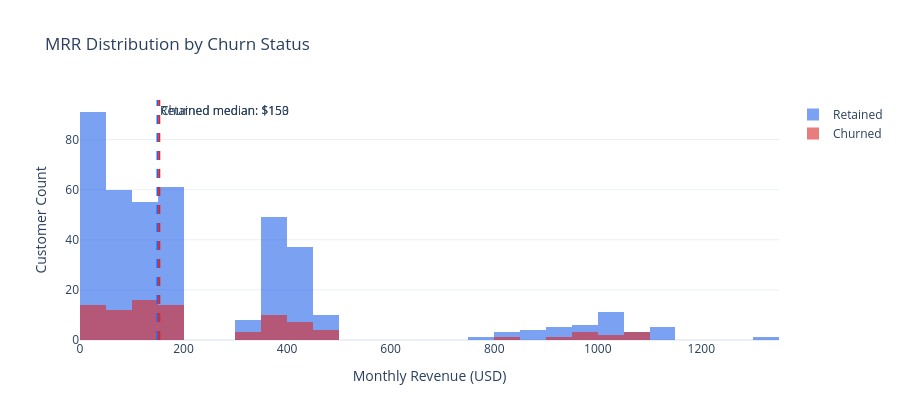

Notebook code cell kept with this figure:
### Code cell
def plot_mrr_distribution(customers_df: pd.DataFrame) -> None:
    """Plot overlapping MRR histograms split by churn status.

    Annotates median MRR per group and flags inverted MRR-churn relationships.

    Parameters
    ----------
    customers_df : pd.DataFrame
        Customer DataFrame with 'monthly_revenue' and 'is_churned' columns.
    """
    retained = customers_df[customers_df["is_churned"] == 0]["monthly_revenue"].dropna()
    churned = customers_df[customers_df["is_churned"] == 1]["monthly_revenue"].dropna()

    fig = go.Figure()
    fig.add_trace(go.Histogram(
        x=retained, name="Retained", marker_color="#2563EB",
        opacity=0.6, nbinsx=30,
    ))
    fig.add_trace(go.Histogram(
        x=churned, name="Churned", marker_color="#DC2626",
        opacity=0.6, nbinsx=30,
    ))

    median_retained = retained.median()
    median_churned = churned.median()

    fig.add_vline(x=median_retained, line_dash="dash", line_color="#2563EB",
                  annotation_text=f"Retained median: ${median_retained:.0f}")
    fig.add_vline(x=median_churned, line_dash="dash", line_color="#DC2626",
                  annotation_text=f"Churned median: ${median_churned:.0f}")

    pricing_note = ""
    if median_churned > median_retained * 1.1:
        pricing_note = " [WARNING: Higher-MRR customers churn more -- possible value gap]"

    fig.update_layout(
        barmode="overlay",
        title=f"MRR Distribution by Churn Status{pricing_note}",
        xaxis_title="Monthly Revenue (USD)",
        yaxis_title="Customer Count",
        template="plotly_white",
        height=420,
    )
    fig.show()


plot_mrr_distribution(DATA["customers"])

### Figure 1 — Plotly figure (JSON) as saved in the notebook; plotly's stock layout.template omitted (floating-point values rounded to 4 significant figures; data arrays with more than 128 entries replaced by an {"elided": "..."} marker saying what was removed)
{"data": [{"marker": {"color": "#2563EB"}, "name": "Retained", "nbinsx": 30, "opacity": 0.6, "type": "histogram", "x": {"elided": "410 float values"}}, {"marker": {"color": "#DC2626"}, "name": "Churned", "nbinsx": 30, "opacity": 0.6, "type": "histogram", "x": [401.3, 54.82, 402.9, 47.53, 44.49, 158.5, 51.17, 1073.0, 1007.0, 376.8, 169.1, 147.8, 43.7, 130.4, 958.8, 153.1, 56.05, 131.7, 167.1, 43.47, 58, 49.64, 435.2, 153.2, 345.4, 996.2, 352.2, 36.74, 144.3, 462.4, 45.95, 421.2, 149.1, 131.8, 990.2, 53.61, 161.9, 162.2, 43.3, 141.8, 150.9, 149.5, 394.8, 158.2, 357.4, 127.9, 51.17, 50.83, 433.7, 48.46, 396.6, 49.01, 414.1, 833.7, 133.8, 148.9, 438.4, 368.6, 136.2, 51.01, 170.7, 335.4, 451.6, 62.77, 375.6, 1042.0, 343.2, 1078.0, 933.5, 156.7, 367.3, 47.82, 150.5, 399.1, 469.7, 55.77, 149.1, 159.4, 136.2, 39.65, 154.5, 367.1, 1062.0, 47.74, 58.48, 42.52, 147.5, 53.35, 128.5, 451.9]}], "layout": {"annotations": [{"showarrow": false, "text": "Retained median: $150", "x": 149.7, "xanchor": "left", "xref": "x", "y": 1, "yanchor": "top", "yref": "y domain"}, {"showarrow": false, "text": "Churned median: $153", "x": 153.1, "xanchor": "left", "xref": "x", "y": 1, "yanchor": "top", "yref": "y domain"}], "barmode": "overlay", "height": 420, "shapes": [{"line": {"color": "#2563EB", "dash": "dash"}, "type": "line", "x0": 149.7, "x1": 149.7, "xref": "x", "y0": 0, "y1": 1, "yref": "y domain"}, {"line": {"color": "#DC2626", "dash": "dash"}, "type": "line", "x0": 153.1, "x1": 153.1, "xref": "x", "y0": 0, "y1": 1, "yref": "y domain"}], "title": {"text": "MRR Distribution by Churn Status"}, "xaxis": {"title": {"text": "Monthly Revenue (USD)"}}, "yaxis": {"title": {"text": "Customer Count"}}}}
